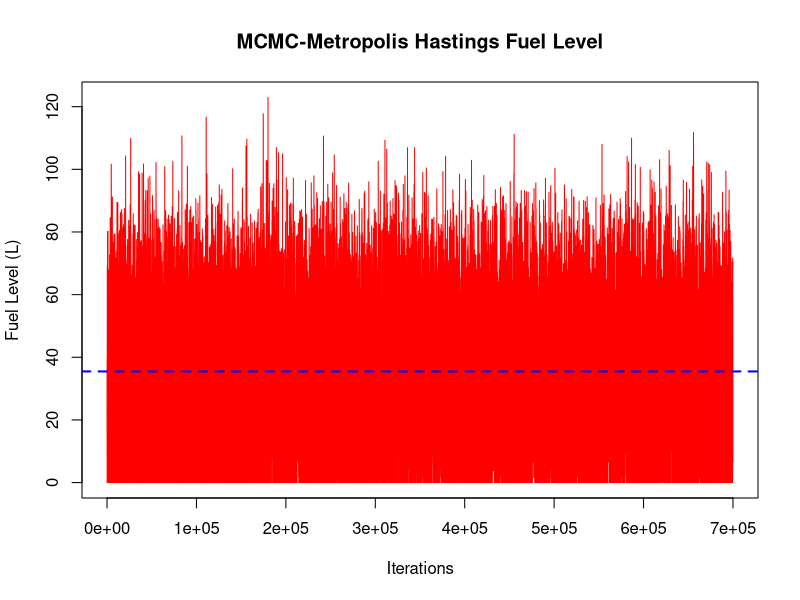
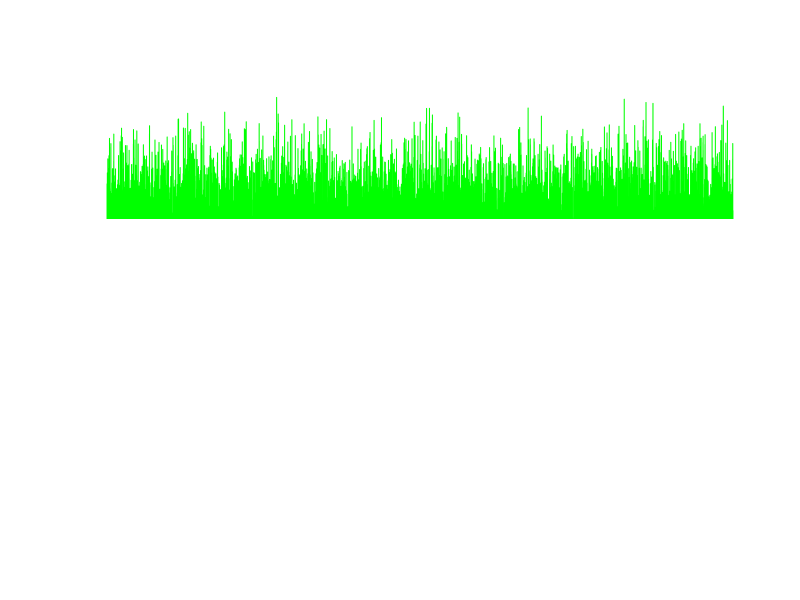

Recreate these plots in R, in order. (Note: a time limit stopped this script after it produced the figures.)
############################################
##  file: anna.m.valentine.th.ps4.MCMC_MH.R
##   R Problem Set #4 : using MCMC metropolis hasting on airplane fuel problem
## 
########################################################
##  authors: Anna Valentine 02/01/2025
##  copyright by the author
##  distributed under the GNU general public license
##  https://www.gnu.org/licenses/gpl.html
##  no warranty (see license details at the link above)

## Ran in R Studio: Version 2024.12.0+467 (2024.12.0+467)
#######################################################

## let's set up some parameters we know about the problem: 
## same as AirplaneFuel_BMC.R Parameters
# Set parameters
tank_capacity   <- 182         # total fuel tank capacity in liters
sensor_reading  <- 34          # sensor reading in liters
sensor_std      <- 20          # sensor measurement error (std dev in liters)


set.seed(123)  # for reproducibility
### I checked seed affect on my plots by commenting out and using: 
# set.seed(334)
# set.seed(441)

### below is code for when my plots are being finicky (can comment in or out):
while (!is.null(dev.list())) dev.off()

# Define the unnormalized log posterior function
logp <- function(fuel) {
  
  ## immeadiately throw away guesses that are not within my prior: 
  #if (fuel < 0 || fuel > tank_capacity) return(-Inf)  # Reject invalid values
  
  ## estimate the residuals
  resid <- sensor_reading - fuel  # Deviation of observed sensor reading from fuel estimate
  
  ## now I want the log of the liklihood function (this part kind of confuses me)
  #log.likelihood <- -N/2 * log(2 * pi) - N/2 * log(sensor_std^2) - sum(resid^2) / (2 * sensor_std^2)
  log.likelihood <- -0.5 * log(2 * pi * sensor_std^2) - (resid^2) / (2 * sensor_std^2)
  
  # Uniform prior for fuel from 0 to 182 liters, this is different then my AirplaneFuel_BMC.R
  # because we need to be able to "loop" through in Metropolis hastings
  if (fuel < 0 || fuel > tank_capacity) {
    log.prior <- -Inf  # log(-inf) = 0
  } else {
    log.prior <- 0  # Uniform prior within bounds (log(0)=1)
  }
 
  ## now we can get our posterior
  log.posterior <- log.likelihood + log.prior
  return(log.posterior)
}

# MCMC Metropolis-Hastings implementation (deriving from Workflow_example.R)
# my step size is defined in the function definition
mcmc_metropolis_hastings <- function(NI, step_size) {
  
  #### seup some variables to keep track of: 
  
  
  ## define a new state for fuel
  fuel <- runif(1, 0, tank_capacity) ## this is essentially our prior
  lp <- logp(fuel)
  chain <- numeric(NI) ## place to store chains
  accepts <- 0
  lp.max = lp ## max of log posterior
  fuel_best = fuel
  
  ## now we have to walk through the metropolis hastings part: 
  for (i in 1:NI) {
    
    # propose a new fuel guess
    fuel_new <- rnorm(1, mean = fuel, sd = step_size)
    
    ### I feel like I could have done this a different way, but the only way I can
    ### get it to work is by re-stating my prior bounds, I know this might be an error?
    if (fuel_new < 0 || fuel_new > tank_capacity) next  
    lp_new <- logp(fuel_new)
    
    ## evaluate the new unnormalized psoterior of parameter values
    lq = lp_new - lp
    
    ## draw a uniformly distributed random number from [0, 1]
    lr = log(runif(1))
    
    if (lr < lq) {
      fuel = fuel_new
      lp = lp_new
      accepts = accepts+1 #acceptance ratio
    
      # check if current state is the best! 
      if (lp > lp.max){
        fuel_best <- fuel_best
        lp_max <- lp
    }
    }

    chain[i] <- fuel ### now it is added to the chain
  }
  
  ### calculating the acceptance rate
  list(chain = chain, accept_rate = accepts / NI)
}

# Here are my parameters to run MCMC Metropolis Hastings
NI <- 1e6
step_size <- 5 ### a good idea to see if this affects my convergence
mcmc_result <- mcmc_metropolis_hastings(NI, step_size)
chain <- mcmc_result$chain
accept_rate <- mcmc_result$accept_rate

# Assess mode convergence by throwing away the first 3rd of data (BURN IN!)
burn_in <- floor(0.3 * NI)
post_burnin_chain <- chain[(burn_in + 1):NI]
mcmc_mode <- density(post_burnin_chain)$x[which.max(density(post_burnin_chain)$y)]

# Plot convergence
#pdf("Fuel_Level_MCMC_Convergence2.pdf", width = 10, height = 6)
plot(post_burnin_chain, type='l', col="red", xlab="Iterations", ylab="Fuel Level (L)", main="MCMC-Metropolis Hastings Fuel Level")
abline(h=mcmc_mode, col="blue", lwd=2, lty=2)
#dev.off()

# Print results
cat("Initial MCMC:\n")
cat("  Acceptance rate:", accept_rate, "\n")
cat("  Estimated fuel level mode:", mcmc_mode, "\n")

### okay now I want to do a positive control

# Set a high sensor reading for positive control! (but not out of capacity)
sensor_reading <- 100  

# Run the MCMC Metropolis-Hastings algorithm with the positive control sensor reading
mcmc_result_pos <- mcmc_metropolis_hastings(NI, step_size)
chain_pos <- mcmc_result_pos$chain
accept_rate_pos <- mcmc_result_pos$accept_rate

# do the burn-in period again! 
burn_in_pos <- floor(0.3 * NI)
post_burnin_chain_pos <- chain_pos[(burn_in_pos + 1):NI]
density_est <- density(post_burnin_chain_pos)
### compute the mode
mcmc_mode_pos <- density_est$x[which.max(density_est$y)]

## okay but what is the absolute error: 
pos_error = abs(mcmc_mode_pos - sensor_reading)

### and plot it: 
# Plot the convergence of the positive control chain
plot(post_burnin_chain_pos, type = 'l', col = "green", xlab = "Iterations", ylab = "Fuel Level (L)",
     main = "MCMC Fuel Level (Positive Control @ 100L)")
abline(h = mcmc_mode_pos, col = "blue", lwd = 2, lty = 2)
cat("Positive Control:\n")
cat("  Acceptance rate:", accept_rate_pos, "\n")
cat("  Estimated fuel level mode:", mcmc_mode_pos, "\n")
cat("  Absolute Error:", pos_error, "\n")


### Compute Convergence Using Existing MCMC Chains ###

# Function to compute 95% confidence interval width
compute_ci_width <- function(chain) {
 
  if (length(chain) > 0) { # make sure there is in fact a chain to computeL 
    
    # Compute 95% confidence interval
    ci_low <- quantile(chain, 0.025)
    ci_high <- quantile(chain, 0.975)
    
    # Compute CI width
    ci_width <- ci_high - ci_low
    return(ci_width)
  } else {
    return(NA)  # Return NA for error code
  }
    
}

# Compute CI width for main MCMC run
ci_width_main <- compute_ci_width(post_burnin_chain)
cat("CI width (Main MCMC):", ci_width_main)

# Compute CI width for positive control MCMC
ci_width_pos <- compute_ci_width(post_burnin_chain_pos)
cat("CI width (Positive Control):", ci_width_pos)
